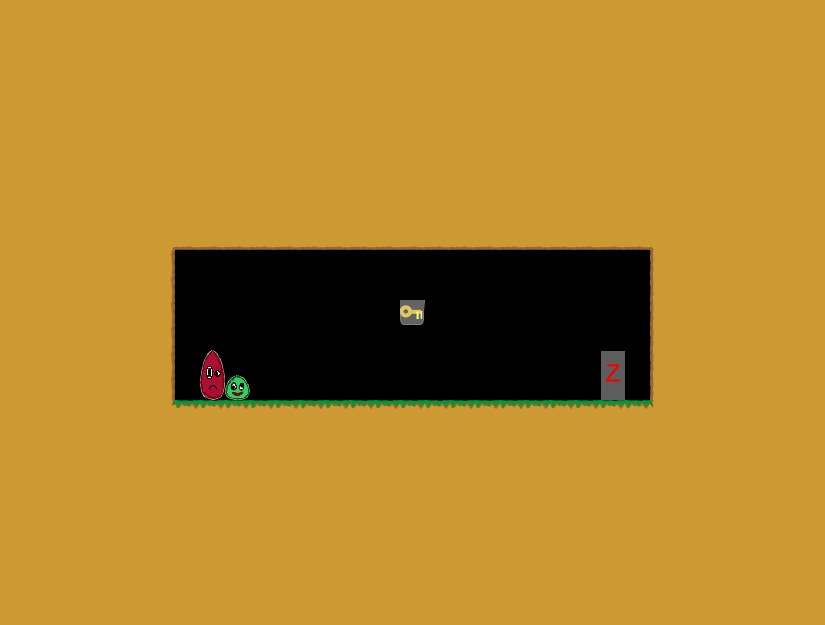

Rendered tile map (Tiled .tmx) drawn with the repository's tilesets; below, a short description and the map source with its tile grids summarised:
An orthogonal 33x25 tile map with 25x25 px tiles, 1 tile layer (Kachelebene 1).

<map version="1.0" orientation="orthogonal" width="33" height="25" tilewidth="25" tileheight="25">
 <tileset firstgid="1" name="Tileset" tilewidth="25" tileheight="25">
  <image source="../../img/Tileset.png" width="400" height="250" />
 </tileset>
 <layer name="Kachelebene 1" width="33" height="25">
  <data>[825 cells, 717 non-empty, 15 distinct tile ids]</data>
 </layer>
</map>
